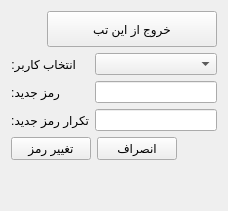
      <widget class="QWidget" name="tabChangePassword">
       <attribute name="title">
        <string>تغییر رمز عبور</string>
       </attribute>
       <layout class="QVBoxLayout" name="verticalLayoutPassword">
        <item alignment="Qt::AlignmentFlag::AlignRight">
         <widget class="QPushButton" name="btnBackHomePassword">
          <property name="minimumSize">
           <size>
            <width>170</width>
            <height>36</height>
           </size>
          </property>
          <property name="text">
           <string>خروج از این تب</string>
          </property>
         </widget>
        </item>
        <item>
         <layout class="QFormLayout" name="formLayoutPassword">
          <item row="0" column="0">
           <widget class="QLabel" name="label">
            <property name="text">
             <string>انتخاب کاربر:</string>
            </property>
           </widget>
          </item>
          <item row="0" column="1">
           <widget class="QComboBox" name="cmbChangeUser" />
          </item>
          <item row="1" column="0">
           <widget class="QLabel" name="label_2">
            <property name="text">
             <string>رمز جدید:</string>
            </property>
           </widget>
          </item>
          <item row="1" column="1">
           <widget class="QLineEdit" name="txtNewPassword">
            <property name="echoMode">
             <enum>QLineEdit::EchoMode::Password</enum>
            </property>
           </widget>
          </item>
          <item row="2" column="0">
           <widget class="QLabel" name="label_3">
            <property name="text">
             <string>تکرار رمز جدید:</string>
            </property>
           </widget>
          </item>
          <item row="2" column="1">
           <widget class="QLineEdit" name="txtNewPassword2">
            <property name="echoMode">
             <enum>QLineEdit::EchoMode::Password</enum>
            </property>
           </widget>
          </item>
         </layout>
        </item>
        <item>
         <layout class="QHBoxLayout" name="horizontalLayoutPasswordButtons">
          <item>
           <widget class="QPushButton" name="btnChangePassword">
            <property name="text">
             <string>تغییر رمز</string>
            </property>
           </widget>
          </item>
          <item>
           <widget class="QPushButton" name="btnCancelPassword">
            <property name="text">
             <string>انصراف</string>
            </property>
           </widget>
          </item>
          <item>
           <spacer name="horizontalSpacerPassword">
            <property name="orientation">
             <enum>Qt::Orientation::Horizontal</enum>
            </property>
            <property name="sizeHint" stdset="0">
             <size>
              <width>40</width>
              <height>20</height>
             </size>
            </property>
           </spacer>
          </item>
         </layout>
        </item>
        <item>
         <spacer name="verticalSpacerPassword">
          <property name="orientation">
           <enum>Qt::Orientation::Vertical</enum>
          </property>
          <property name="sizeHint" stdset="0">
           <size>
            <width>20</width>
            <height>40</height>
           </size>
          </property>
         </spacer>
        </item>
       </layout>
      </widget>
